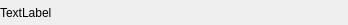
<?xml version="1.0" encoding="UTF-8"?>
<ui version="4.0">
 <class>CustomLabelClass</class>
 <widget class="QWidget" name="CustomLabelClass">
  <property name="geometry">
   <rect>
    <x>0</x>
    <y>0</y>
    <width>348</width>
    <height>25</height>
   </rect>
  </property>
  <property name="windowTitle">
   <string>CustomLabel</string>
  </property>
  <layout class="QVBoxLayout" name="verticalLayout">
   <property name="spacing">
    <number>0</number>
   </property>
   <property name="leftMargin">
    <number>0</number>
   </property>
   <property name="topMargin">
    <number>0</number>
   </property>
   <property name="rightMargin">
    <number>0</number>
   </property>
   <property name="bottomMargin">
    <number>0</number>
   </property>
   <item>
    <widget class="QLabel" name="label">
     <property name="text">
      <string>TextLabel</string>
     </property>
    </widget>
   </item>
  </layout>
 </widget>
 <layoutdefault spacing="6" margin="11"/>
 <resources/>
 <connections/>
</ui>
